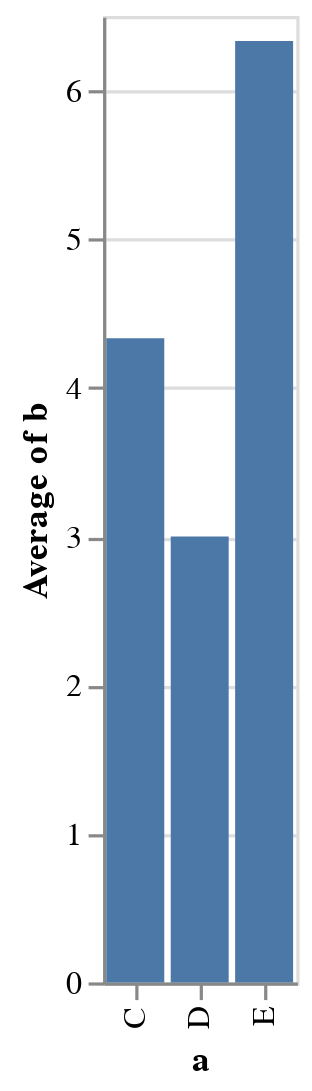

Specify this chart in Vega-Lite:
### Vega-Lite specification from a JSON file in a GitHub repository (floating-point values rounded to 4 significant figures)
{"$schema": "https://vega.github.io/schema/vega-lite/v4.json", "data": {"values": [{"a": "C", "b": 2}, {"a": "C", "b": 7}, {"a": "C", "b": 4}, {"a": "D", "b": 1}, {"a": "D", "b": 2}, {"a": "D", "b": 6}, {"a": "E", "b": 8}, {"a": "E", "b": 4}, {"a": "E", "b": 7}]}, "mark": "bar", "encoding": {"x": {"field": "a", "type": "nominal"}, "y": {"aggregate": "average", "field": "b", "type": "quantitative"}}, "config": {}}
